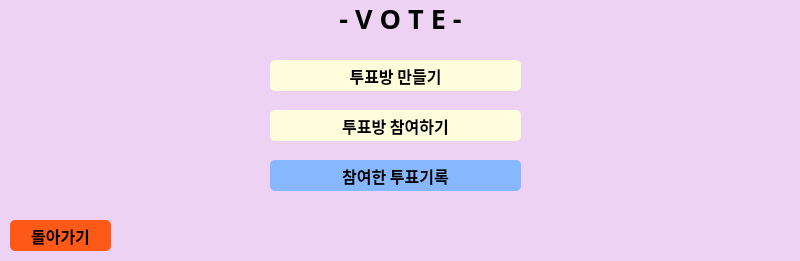
<?xml version="1.0" encoding="UTF-8"?>
<ui version="4.0">
 <class>Dialog</class>
 <widget class="QDialog" name="Dialog">
  <property name="geometry">
   <rect>
    <x>0</x>
    <y>0</y>
    <width>800</width>
    <height>261</height>
   </rect>
  </property>
  <property name="windowTitle">
   <string>Dialog</string>
  </property>
  <widget class="QLabel" name="label">
   <property name="geometry">
    <rect>
     <x>0</x>
     <y>0</y>
     <width>801</width>
     <height>371</height>
    </rect>
   </property>
   <property name="styleSheet">
    <string notr="true">background-color : #EDD2F3;</string>
   </property>
   <property name="text">
    <string/>
   </property>
   <property name="indent">
    <number>-1</number>
   </property>
  </widget>
  <widget class="QPushButton" name="joinBtn">
   <property name="geometry">
    <rect>
     <x>270</x>
     <y>110</y>
     <width>251</width>
     <height>31</height>
    </rect>
   </property>
   <property name="font">
    <font>
     <family>Noto Sans CJK KR Black</family>
     <pointsize>12</pointsize>
     <weight>75</weight>
     <bold>true</bold>
    </font>
   </property>
   <property name="styleSheet">
    <string notr="true">background-color : #FFFCDC;
border-radius : 5px;</string>
   </property>
   <property name="text">
    <string>투표방 참여하기</string>
   </property>
  </widget>
  <widget class="QLabel" name="voteLabel">
   <property name="geometry">
    <rect>
     <x>0</x>
     <y>0</y>
     <width>801</width>
     <height>71</height>
    </rect>
   </property>
   <property name="font">
    <font>
     <family>Noto Sans CJK KR Black</family>
     <pointsize>20</pointsize>
     <weight>75</weight>
     <bold>true</bold>
    </font>
   </property>
   <property name="text">
    <string>- V O T E -</string>
   </property>
   <property name="alignment">
    <set>Qt::AlignHCenter|Qt::AlignTop</set>
   </property>
  </widget>
  <widget class="QPushButton" name="achieveBtn">
   <property name="geometry">
    <rect>
     <x>270</x>
     <y>160</y>
     <width>251</width>
     <height>31</height>
    </rect>
   </property>
   <property name="font">
    <font>
     <family>Noto Sans CJK KR Black</family>
     <pointsize>12</pointsize>
     <weight>75</weight>
     <bold>true</bold>
    </font>
   </property>
   <property name="styleSheet">
    <string notr="true">background-color : rgb(135, 183, 255);
border-radius : 5px;</string>
   </property>
   <property name="text">
    <string>참여한 투표기록</string>
   </property>
  </widget>
  <widget class="QPushButton" name="goBackBtn">
   <property name="geometry">
    <rect>
     <x>10</x>
     <y>220</y>
     <width>101</width>
     <height>31</height>
    </rect>
   </property>
   <property name="font">
    <font>
     <family>Noto Sans CJK KR Black</family>
     <pointsize>12</pointsize>
     <weight>75</weight>
     <bold>true</bold>
    </font>
   </property>
   <property name="styleSheet">
    <string notr="true">background-color : rgb(255, 89, 24);
border-radius : 5px;</string>
   </property>
   <property name="text">
    <string>돌아가기</string>
   </property>
  </widget>
  <widget class="QPushButton" name="makeBtn">
   <property name="geometry">
    <rect>
     <x>270</x>
     <y>60</y>
     <width>251</width>
     <height>31</height>
    </rect>
   </property>
   <property name="font">
    <font>
     <family>Noto Sans CJK KR Black</family>
     <pointsize>12</pointsize>
     <weight>75</weight>
     <bold>true</bold>
    </font>
   </property>
   <property name="styleSheet">
    <string notr="true">background-color : #FFFCDC;
border-radius : 5px;</string>
   </property>
   <property name="text">
    <string>투표방 만들기</string>
   </property>
  </widget>
 </widget>
 <resources/>
 <connections/>
</ui>
